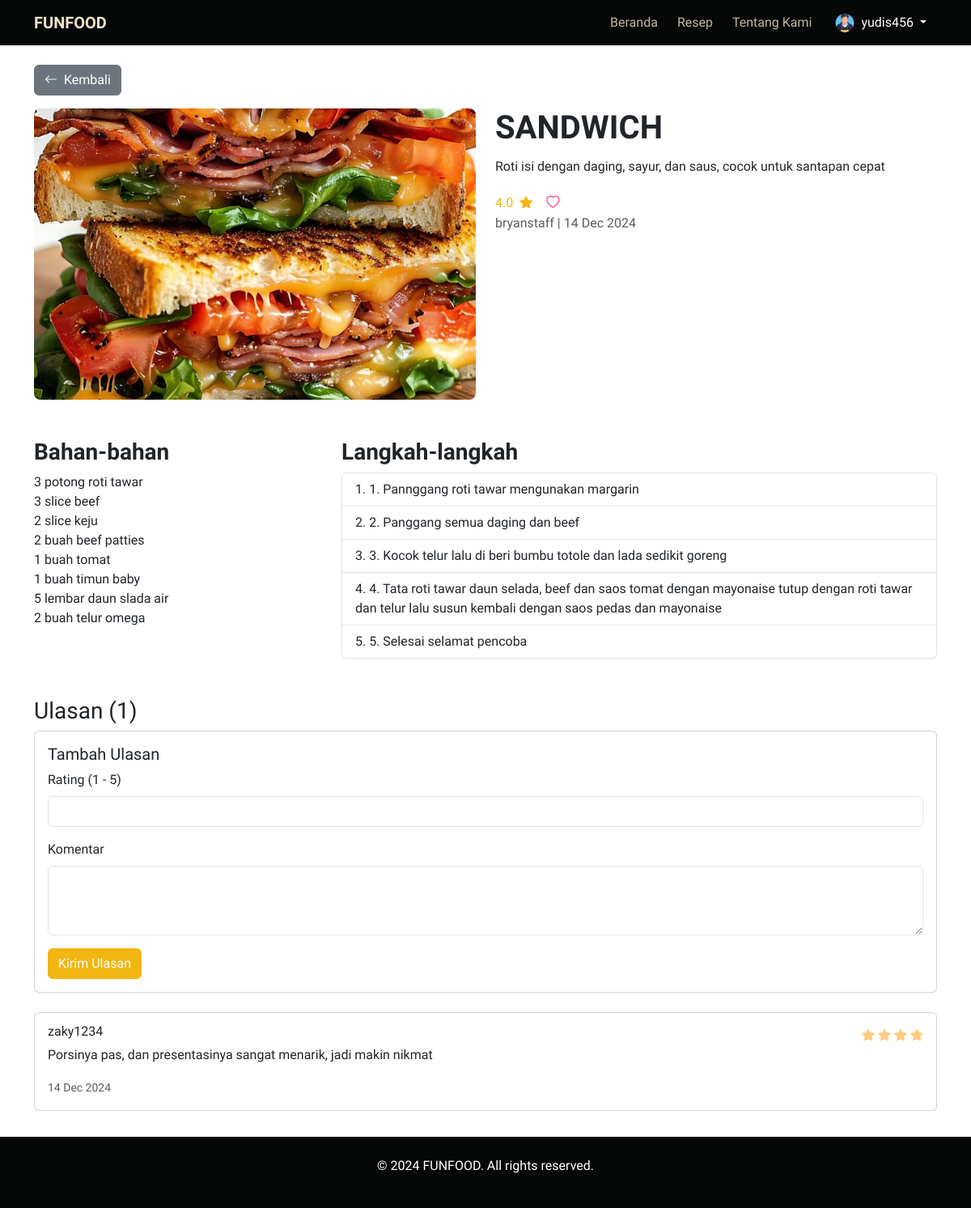
/recipe/21/ (signed in), run on the app's committed database.
### funfood_app/models.py (models this page shows, shortened)
class CustomUser(AbstractUser):
    nickname = models.CharField(max_length=20)
    phone_number = models.CharField(max_length=20, blank=True, null=True)
    profile_image = models.ImageField(upload_to='profile/', blank=True, null=True)

class Recipe(models.Model):
    user = models.ForeignKey(CustomUser, on_delete=models.CASCADE, related_name='recipes')
    title = models.CharField(max_length=100)
    description = models.TextField()
    ingredients = models.TextField(help_text='Separate each ingredient with a newline.')
    steps = models.TextField(help_text='Separate each step with a newline.')
    image = models.ImageField(upload_to='recipe/', blank=True, null=True)
    category = models.ForeignKey('Category', on_delete=models.CASCADE, related_name='recipes')
    is_approved = models.BooleanField(default=False)
    created_at = models.DateTimeField(auto_now_add=True)
    def get_avg_rating(self):
        reviews = self.reviews.all()
        if reviews.exists():
            total_rating = sum(review.rating for review in reviews)
            return round(total_rating / reviews.count(), 2)
        return 0
    def get_ingredients(self):
        return self.ingredients.split('\n')
    def get_steps(self):
        return self.steps.split('\n')
    def is_favorited_by(self, user):
        return self.favorites.filter(user=user).exists()

class Review(models.Model):
    user = models.ForeignKey(CustomUser, on_delete=models.CASCADE, related_name='reviews')
    recipe = models.ForeignKey(Recipe, on_delete=models.CASCADE, related_name='reviews')
    rating = models.PositiveIntegerField()
    comment = models.TextField(blank=True)
    created_at = models.DateTimeField(auto_now_add=True)

### funfood_app/views.py (the view)
# urls.py: path('recipe/<int:pk>/', views.RecipeDetailView.as_view(), name='recipe_detail'),
class RecipeDetailView(DetailView):
    model = Recipe
    template_name = 'public/recipe_detail.html'
    context_object_name = 'recipe'
    def get_context_data(self, **kwargs):
        context = super().get_context_data(**kwargs)
        context["reviews"] = self.object.reviews.all().order_by('-created_at')
        context["review_form"] = ReviewForm()
        context["is_favorited"] = self.object.is_favorited_by(self.request.user) if self.request.user.is_authenticated else False
        return context

### funfood_app/forms.py
class ReviewForm(forms.ModelForm):
    class Meta:
        model = Review
        fields = ['rating', 'comment']
        widgets = {
            'rating': forms.NumberInput(attrs={
                'class': 'form-control',
                'min': 1,
                'max': 5,
                'required': True,
            }),
            'comment': forms.Textarea(attrs={
                'class': 'form-control',
                'rows': 3,
                'required': True,
            }),
        }

### templates/public/recipe_detail.html (shortened to what this page needs)
{% extends '../base.html' %}
{% load static %}
{% block content %}
<div class="container my-3">
  <a href="javascript:history.back()" class="btn btn-secondary my-3">
    <i class="bi bi-arrow-left me-2"></i>Kembali
  </a>
  <div class="row gy-4">
    <div class="col-lg-6 col-md-6 col-12">
      <img
        src="{{ recipe.image.url }}"
        alt="{{ recipe.title }}"
        class="img-fluid rounded-3 object-fit-cover"
        style="max-height: 45vh; width: 100%;"
      />
    </div>
    <div class="col-lg-6 col-md-6 col-12">
      <h1 class="fw-bold text-break">
        {{ recipe.title|upper }}
      </h1>
      <p class="text-justify lh-lg overflow-auto" style="max-height: 29vh;">
        {{ recipe.description|capfirst }}
      </p>
      <div class="d-flex align-items-center gap-3">
        <div class="text-primary">
          <span class="me-1">{{ recipe.get_avg_rating }}</span>
          <i class="bi bi-star-fill"></i>
        </div>
        {% if user.is_authenticated %}
        <form action="{% url 'toggle_favorite' recipe.pk %}" method="post" class="d-inline">
          <button type="submit" class="btn btn-link text-danger p-0" title="Toggle favorite">
            <i class="bi bi-heart{% if is_favorited %}-fill{% endif %}"></i>
          </button>
        </form>
        {% endif %}
      </div>
      <p class="text-muted">
        {{ recipe.user.username }} | {{ recipe.created_at|date:"d M Y" }}
      </p>
    </div>
  </div>
  <div class="row gy-4 my-4">
    <div class="col-lg-4 col-md-6 col-12">
      <h3 class="fw-bold">Bahan-bahan</h3>
      <ul class="list-unstyled">
        {% for ingredient in recipe.get_ingredients %}
        <li>{{ ingredient|capfirst }}</li>
        {% endfor %}
      </ul>
    </div>
    <div class="col-lg-8 col-md-6 col-12">
      <h3 class="fw-bold">Langkah-langkah</h3>
      <ol class="list-group list-group-numbered">
        {% for step in recipe.get_steps %}
        <li class="list-group-item">{{ step }}</li>
        {% endfor %}
      </ol>
    </div>
  </div>
  <div class="row mt-5">
    <div class="col-12">
      <h3>Ulasan ({{ reviews.count }})</h3>
      {% if user.is_authenticated %}
      <div class="card mb-4">
        <div class="card-body">
          <h5 class="card-title">Tambah Ulasan</h5>
          <form action="{% url 'add_review' recipe.pk %}" method="post">
            <div class="mb-3">
              <label class="form-label">Rating (1 - 5)</label>
              {{ review_form.rating }}
            </div>
            <div class="mb-3">
              <label class="form-label">Komentar</label>
              {{ review_form.comment }}
            </div>
            <button type="submit" class="btn btn-primary">Kirim Ulasan</button>
          </form>
        </div>
      </div>
      {% endif %}
      {% if reviews %}
      {% for review in reviews %}
      <div class="card mb-3">
        <div class="card-body">
          <div class="d-flex justify-content-between align-items-center">
            <h6 class="card-subtitle mb-2">{{ review.user.username }}</h6>
            <div class="text-warning">
              {% for i in ''|ljust:review.rating %}
              <i class="bi bi-star-fill"></i>
              {% endfor %}
            </div>
          </div>
          <p class="card-text text-wrap">{{ review.comment }}</p>
          <small class="text-muted">{{ review.created_at|date:"d M Y" }}</small>
        </div>
      </div>
      {% endfor %}
      {% else %}
      <p class="text-muted">Belum ada ulasan untuk resep ini.</p>
      {% endif %}
    </div>
  </div>
</div>
{% endblock %}

### templates/components/navbar.html (shortened to what this page needs)
<nav class="fixed-top navbar navbar-expand-lg navbar-dark bg-dark">
  <div class="container">
    <a class="navbar-brand fw-bolder" href="{% url 'home' %}">FUNFOOD</a>
    <div class="collapse navbar-collapse" id="navbarNav">
      <ul class="navbar-nav ms-auto gap-2">
        <li class="nav-item">
          <a class="nav-link {% if request.resolver_match.url_name == 'home' %}active{% endif %}" href="{% url 'home' %}">Beranda</a>
        </li>
        <li class="nav-item">
          <a class="nav-link {% if request.resolver_match.url_name == 'recipes' %}active{% endif %}" href="{% url 'recipes' %}">Resep</a>
        </li>
        <li class="nav-item">
          <a class="nav-link {% if request.resolver_match.url_name == 'about' %}active{% endif %}" href="{% url 'about' %}">Tentang Kami</a>
        </li>
        {% if user.is_authenticated %}
        <div class="btn-group">
          <button type="button" class="btn btn-dark dropdown-toggle" data-bs-toggle="dropdown" aria-expanded="false">
            {% if user.profile_image %}
            <img src="{{ user.profile_image.url }}" class="rounded-circle me-1" width="24" height="24" alt="Profile">
            {% else %}
            <i class="bi bi-person me-1"></i>
            {% endif %}
            {{ user.username }}
          </button>
        </div>
        {% endif %}
      </ul>
    </div>
  </div>
</nav>

### static/css/styles.css (style rules this page uses)
:root { --bs-light-rgb: 241, 227, 201; --bs-dark-rgb: 6, 7, 7; --bs-primary-rgb: 242, 182, 18; --bs-secondary-rgb: 215, 85, 59; --bs-info-rgb: 0, 210, 248; --bs-success-rgb: 91, 201, 0; --bs-warning-rgb: 255, 204, 126; --bs-danger-rgb: 255, 24, 100; }
*, body { font-family: 'Funnel Display', sans-serif; }
.bg-dark { background-color: rgb(var(--bs-dark-rgb)) !important; }
.navbar-dark .navbar-brand { color: rgb(var(--bs-light-rgb)) !important; }
.navbar-dark .nav-link { color: rgba(var(--bs-light-rgb), 0.8) !important; }
.btn-primary { background-color: rgb(var(--bs-primary-rgb)); border-color: rgb(var(--bs-primary-rgb)); }
.btn-dark { background-color: rgb(var(--bs-dark-rgb)); border-color: rgb(var(--bs-dark-rgb)); }

### data on the page
CustomUser: profile_image (picture), username "yudis456"
Recipe: image (picture), title "SANDWICH", description "Roti isi dengan daging, sayur, dan saus, cocok untuk santapan cepat", get_avg_rating "4.0", user.username "bryanstaff", created_at "14 Dec 2024"
Review: user.username "zaky1234", comment "Porsinya pas, dan presentasinya sangat menarik, jadi makin nikmat", created_at "14 Dec 2024"

### other printed values
{{ ingredient|capfirst }} "3 potong roti tawar" "3 slice beef" "2 slice keju" "2 buah beef patties" "1 buah tomat" "1 buah timun baby" "5 lembar daun slada air" "2 buah telur omega"
{{ step }} "1. Pannggang roti tawar mengunakan margarin" "2. Panggang semua daging dan beef" "3. Kocok telur lalu di beri bumbu totole dan lada sedikit goreng" "4. Tata roti tawar daun selada, beef dan saos tomat dengan mayonaise tutup dengan roti tawar dan telur lalu susun kembali dengan saos pedas dan mayonaise" "5. Selesai selamat pencoba"
{{ reviews.count }} "1"
